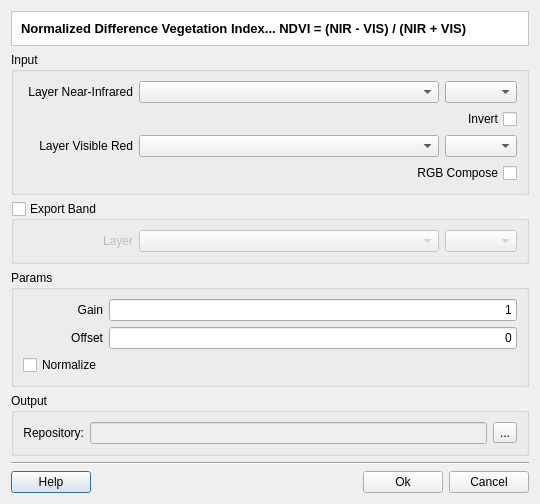
<?xml version="1.0" encoding="UTF-8"?>
<ui version="4.0">
 <class>NDVIDialogForm</class>
 <widget class="QDialog" name="NDVIDialogForm">
  <property name="geometry">
   <rect>
    <x>0</x>
    <y>0</y>
    <width>535</width>
    <height>467</height>
   </rect>
  </property>
  <property name="windowTitle">
   <string>NDVI</string>
  </property>
  <layout class="QGridLayout" name="gridLayout_14">
   <property name="sizeConstraint">
    <enum>QLayout::SetFixedSize</enum>
   </property>
   <item row="0" column="0">
    <layout class="QGridLayout" name="gridLayout_13">
     <item row="4" column="0">
      <widget class="QGroupBox" name="groupBox_2">
       <property name="sizePolicy">
        <sizepolicy hsizetype="Preferred" vsizetype="Preferred">
         <horstretch>0</horstretch>
         <verstretch>0</verstretch>
        </sizepolicy>
       </property>
       <property name="title">
        <string>Output</string>
       </property>
       <property name="flat">
        <bool>true</bool>
       </property>
       <layout class="QGridLayout" name="gridLayout_8">
        <item row="0" column="0">
         <layout class="QGridLayout" name="gridLayout_7">
          <item row="0" column="0">
           <widget class="QLabel" name="label_6">
            <property name="text">
             <string>Repository:</string>
            </property>
            <property name="alignment">
             <set>Qt::AlignRight|Qt::AlignTrailing|Qt::AlignVCenter</set>
            </property>
           </widget>
          </item>
          <item row="0" column="1">
           <widget class="QLineEdit" name="m_repositoryLineEdit">
            <property name="enabled">
             <bool>false</bool>
            </property>
           </widget>
          </item>
          <item row="0" column="2">
           <widget class="QToolButton" name="m_targetFileToolButton">
            <property name="minimumSize">
             <size>
              <width>0</width>
              <height>0</height>
             </size>
            </property>
            <property name="text">
             <string>...</string>
            </property>
           </widget>
          </item>
         </layout>
        </item>
       </layout>
      </widget>
     </item>
     <item row="5" column="0">
      <layout class="QGridLayout" name="gridLayout_5">
       <item row="0" column="0" colspan="4">
        <widget class="Line" name="line">
         <property name="orientation">
          <enum>Qt::Horizontal</enum>
         </property>
        </widget>
       </item>
       <item row="1" column="0">
        <widget class="QPushButton" name="m_helpPushButton">
         <property name="text">
          <string>Help</string>
         </property>
        </widget>
       </item>
       <item row="1" column="1">
        <spacer name="horizontalSpacer">
         <property name="orientation">
          <enum>Qt::Horizontal</enum>
         </property>
         <property name="sizeHint" stdset="0">
          <size>
           <width>40</width>
           <height>20</height>
          </size>
         </property>
        </spacer>
       </item>
       <item row="1" column="2">
        <widget class="QPushButton" name="m_okPushButton">
         <property name="text">
          <string>Ok</string>
         </property>
        </widget>
       </item>
       <item row="1" column="3">
        <widget class="QPushButton" name="m_cancelPushButton">
         <property name="text">
          <string>Cancel</string>
         </property>
        </widget>
       </item>
      </layout>
     </item>
     <item row="0" column="0">
      <widget class="QFrame" name="frame">
       <property name="styleSheet">
        <string notr="true">QWidget { background: white }</string>
       </property>
       <property name="frameShape">
        <enum>QFrame::StyledPanel</enum>
       </property>
       <property name="frameShadow">
        <enum>QFrame::Sunken</enum>
       </property>
       <layout class="QGridLayout" name="gridLayout_6">
        <item row="0" column="0">
         <widget class="QLabel" name="m_titleLabel">
          <property name="font">
           <font>
            <pointsize>10</pointsize>
            <weight>75</weight>
            <bold>true</bold>
           </font>
          </property>
          <property name="text">
           <string>Normalized Difference Vegetation Index... NDVI = (NIR - VIS) / (NIR + VIS)</string>
          </property>
         </widget>
        </item>
       </layout>
      </widget>
     </item>
     <item row="1" column="0">
      <widget class="QGroupBox" name="groupBox">
       <property name="title">
        <string>Input</string>
       </property>
       <property name="flat">
        <bool>true</bool>
       </property>
       <layout class="QGridLayout" name="gridLayout_12">
        <item row="0" column="0">
         <layout class="QGridLayout" name="gridLayout_9">
          <item row="0" column="0">
           <layout class="QGridLayout" name="gridLayout_4">
            <item row="0" column="0">
             <widget class="QLabel" name="label">
              <property name="minimumSize">
               <size>
                <width>110</width>
                <height>0</height>
               </size>
              </property>
              <property name="text">
               <string>Layer Near-Infrared</string>
              </property>
              <property name="alignment">
               <set>Qt::AlignRight|Qt::AlignTrailing|Qt::AlignVCenter</set>
              </property>
             </widget>
            </item>
            <item row="0" column="1">
             <widget class="QComboBox" name="m_nirLayerComboBox">
              <property name="sizePolicy">
               <sizepolicy hsizetype="MinimumExpanding" vsizetype="Fixed">
                <horstretch>0</horstretch>
                <verstretch>0</verstretch>
               </sizepolicy>
              </property>
              <property name="minimumSize">
               <size>
                <width>300</width>
                <height>0</height>
               </size>
              </property>
             </widget>
            </item>
            <item row="0" column="2">
             <widget class="QComboBox" name="m_nirBandComboBox"/>
            </item>
           </layout>
          </item>
          <item row="1" column="0">
           <widget class="QCheckBox" name="m_invertCheckBox">
            <property name="layoutDirection">
             <enum>Qt::RightToLeft</enum>
            </property>
            <property name="text">
             <string>Invert</string>
            </property>
           </widget>
          </item>
          <item row="2" column="0">
           <layout class="QGridLayout" name="gridLayout_3">
            <item row="0" column="0">
             <widget class="QLabel" name="label_2">
              <property name="minimumSize">
               <size>
                <width>110</width>
                <height>0</height>
               </size>
              </property>
              <property name="text">
               <string>Layer Visible Red</string>
              </property>
              <property name="alignment">
               <set>Qt::AlignRight|Qt::AlignTrailing|Qt::AlignVCenter</set>
              </property>
             </widget>
            </item>
            <item row="0" column="1">
             <widget class="QComboBox" name="m_visLayerComboBox">
              <property name="sizePolicy">
               <sizepolicy hsizetype="MinimumExpanding" vsizetype="Fixed">
                <horstretch>0</horstretch>
                <verstretch>0</verstretch>
               </sizepolicy>
              </property>
              <property name="minimumSize">
               <size>
                <width>300</width>
                <height>0</height>
               </size>
              </property>
             </widget>
            </item>
            <item row="0" column="2">
             <widget class="QComboBox" name="m_visBandComboBox"/>
            </item>
           </layout>
          </item>
          <item row="3" column="0">
           <widget class="QCheckBox" name="m_rgbComposeCheckBox">
            <property name="layoutDirection">
             <enum>Qt::RightToLeft</enum>
            </property>
            <property name="text">
             <string>RGB Compose</string>
            </property>
           </widget>
          </item>
         </layout>
        </item>
       </layout>
      </widget>
     </item>
     <item row="3" column="0">
      <widget class="QGroupBox" name="groupBox_3">
       <property name="title">
        <string>Params</string>
       </property>
       <property name="flat">
        <bool>true</bool>
       </property>
       <layout class="QGridLayout" name="gridLayout_11">
        <item row="0" column="0">
         <layout class="QGridLayout" name="gridLayout_10">
          <item row="0" column="0">
           <layout class="QGridLayout" name="gridLayout">
            <item row="0" column="0">
             <widget class="QLabel" name="label_5">
              <property name="minimumSize">
               <size>
                <width>80</width>
                <height>0</height>
               </size>
              </property>
              <property name="text">
               <string>Gain</string>
              </property>
              <property name="alignment">
               <set>Qt::AlignRight|Qt::AlignTrailing|Qt::AlignVCenter</set>
              </property>
             </widget>
            </item>
            <item row="0" column="1">
             <widget class="QLineEdit" name="m_gainLineEdit">
              <property name="text">
               <string>1</string>
              </property>
              <property name="alignment">
               <set>Qt::AlignRight|Qt::AlignTrailing|Qt::AlignVCenter</set>
              </property>
             </widget>
            </item>
           </layout>
          </item>
          <item row="1" column="0">
           <layout class="QGridLayout" name="gridLayout_2">
            <item row="0" column="0">
             <widget class="QLabel" name="label_7">
              <property name="minimumSize">
               <size>
                <width>80</width>
                <height>0</height>
               </size>
              </property>
              <property name="text">
               <string>Offset</string>
              </property>
              <property name="alignment">
               <set>Qt::AlignRight|Qt::AlignTrailing|Qt::AlignVCenter</set>
              </property>
             </widget>
            </item>
            <item row="0" column="1">
             <widget class="QLineEdit" name="m_offsetLineEdit">
              <property name="inputMask">
               <string/>
              </property>
              <property name="text">
               <string>0</string>
              </property>
              <property name="alignment">
               <set>Qt::AlignRight|Qt::AlignTrailing|Qt::AlignVCenter</set>
              </property>
             </widget>
            </item>
           </layout>
          </item>
          <item row="2" column="0">
           <widget class="QCheckBox" name="m_normalizeCheckBox">
            <property name="text">
             <string>Normalize</string>
            </property>
           </widget>
          </item>
         </layout>
        </item>
       </layout>
      </widget>
     </item>
     <item row="2" column="0">
      <widget class="QGroupBox" name="m_exportGroupBox">
       <property name="title">
        <string>Export Band</string>
       </property>
       <property name="flat">
        <bool>true</bool>
       </property>
       <property name="checkable">
        <bool>true</bool>
       </property>
       <property name="checked">
        <bool>false</bool>
       </property>
       <layout class="QGridLayout" name="gridLayout_16">
        <item row="0" column="0">
         <layout class="QGridLayout" name="gridLayout_15">
          <item row="0" column="0">
           <widget class="QLabel" name="label_3">
            <property name="minimumSize">
             <size>
              <width>110</width>
              <height>0</height>
             </size>
            </property>
            <property name="text">
             <string>Layer</string>
            </property>
            <property name="alignment">
             <set>Qt::AlignRight|Qt::AlignTrailing|Qt::AlignVCenter</set>
            </property>
           </widget>
          </item>
          <item row="0" column="1">
           <widget class="QComboBox" name="m_exportLayerComboBox">
            <property name="sizePolicy">
             <sizepolicy hsizetype="MinimumExpanding" vsizetype="Fixed">
              <horstretch>0</horstretch>
              <verstretch>0</verstretch>
             </sizepolicy>
            </property>
            <property name="minimumSize">
             <size>
              <width>300</width>
              <height>0</height>
             </size>
            </property>
           </widget>
          </item>
          <item row="0" column="2">
           <widget class="QComboBox" name="m_exportBandComboBox"/>
          </item>
         </layout>
        </item>
       </layout>
      </widget>
     </item>
    </layout>
   </item>
  </layout>
  <zorder></zorder>
 </widget>
 <tabstops>
  <tabstop>m_nirLayerComboBox</tabstop>
  <tabstop>m_nirBandComboBox</tabstop>
  <tabstop>m_invertCheckBox</tabstop>
  <tabstop>m_visLayerComboBox</tabstop>
  <tabstop>m_visBandComboBox</tabstop>
  <tabstop>m_rgbComposeCheckBox</tabstop>
  <tabstop>m_exportGroupBox</tabstop>
  <tabstop>m_exportLayerComboBox</tabstop>
  <tabstop>m_exportBandComboBox</tabstop>
  <tabstop>m_gainLineEdit</tabstop>
  <tabstop>m_offsetLineEdit</tabstop>
  <tabstop>m_normalizeCheckBox</tabstop>
  <tabstop>m_repositoryLineEdit</tabstop>
  <tabstop>m_targetFileToolButton</tabstop>
  <tabstop>m_okPushButton</tabstop>
  <tabstop>m_cancelPushButton</tabstop>
  <tabstop>m_helpPushButton</tabstop>
 </tabstops>
 <resources/>
 <connections>
  <connection>
   <sender>m_cancelPushButton</sender>
   <signal>clicked()</signal>
   <receiver>NDVIDialogForm</receiver>
   <slot>reject()</slot>
   <hints>
    <hint type="sourcelabel">
     <x>523</x>
     <y>455</y>
    </hint>
    <hint type="destinationlabel">
     <x>432</x>
     <y>406</y>
    </hint>
   </hints>
  </connection>
  <connection>
   <sender>m_rgbComposeCheckBox</sender>
   <signal>toggled(bool)</signal>
   <receiver>m_visBandComboBox</receiver>
   <slot>setDisabled(bool)</slot>
   <hints>
    <hint type="sourcelabel">
     <x>481</x>
     <y>164</y>
    </hint>
    <hint type="destinationlabel">
     <x>469</x>
     <y>144</y>
    </hint>
   </hints>
  </connection>
  <connection>
   <sender>m_rgbComposeCheckBox</sender>
   <signal>toggled(bool)</signal>
   <receiver>m_visLayerComboBox</receiver>
   <slot>setDisabled(bool)</slot>
   <hints>
    <hint type="sourcelabel">
     <x>492</x>
     <y>166</y>
    </hint>
    <hint type="destinationlabel">
     <x>400</x>
     <y>140</y>
    </hint>
   </hints>
  </connection>
  <connection>
   <sender>m_exportGroupBox</sender>
   <signal>toggled(bool)</signal>
   <receiver>groupBox</receiver>
   <slot>setDisabled(bool)</slot>
   <hints>
    <hint type="sourcelabel">
     <x>42</x>
     <y>196</y>
    </hint>
    <hint type="destinationlabel">
     <x>29</x>
     <y>64</y>
    </hint>
   </hints>
  </connection>
 </connections>
</ui>
